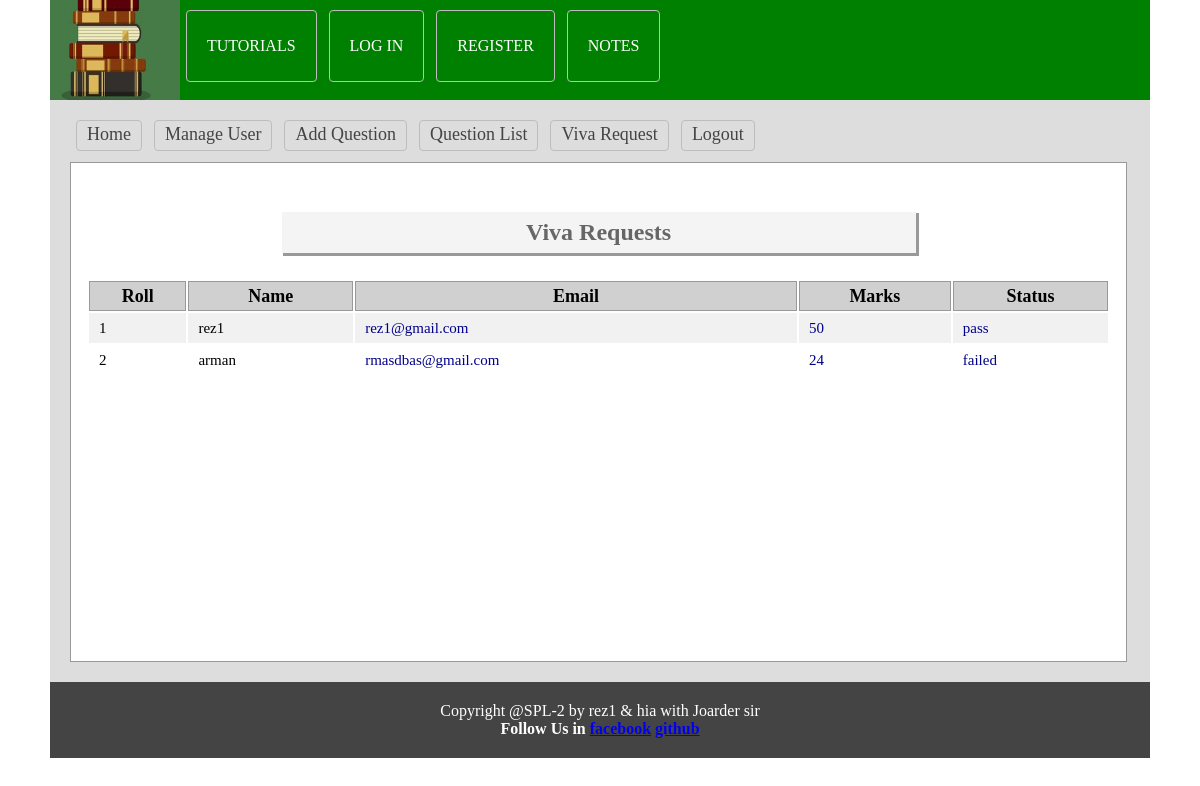
The page /teacher/viva_req.php (signed in) on the database its author committed.
### tables this page shows
CREATE TABLE `tbl_viva` (
  `id` int(200) NOT NULL,
  `name` varchar(2000) NOT NULL,
  `email` varchar(2000) NOT NULL,
  `facebook` varchar(200) NOT NULL,
  `skype` varchar(2000) NOT NULL
);

### lib/Database.php (called while the page is built, shortened)
<?php
Class Database{
	public $host   = DB_HOST;
	public $user   = DB_USER;
	public $pass   = DB_PASS;
	public $dbname = DB_NAME;
	public $link;
	private function connectDB(){
	$this->link = new mysqli($this->host, $this->user, $this->pass, $this->dbname);
 }
	public function select($query){
		$result = $this->link->query($query) or die($this->link->error.__LINE__);
		if($result->num_rows > 0){
			return $result;
		} else {
			return false;
		}
	}
}

### classes/User.php (called while the page is built, shortened)
<?php
$filepath = realpath(dirname(__FILE__));
include_once ($filepath.'/../lib/Database.php');
class User{
    private $db;
    public function __construct(){
        $this->db = new Database();
    }
    public function getAllVivaApplier(){
        $query = "SELECT * FROM tbl_viva";
        $result = $this->db->select($query);
        return $result;
    }
    }
?>

### teacher/viva_req.php (the view)
<?php
$filepath = realpath(dirname(__FILE__));
include_once ($filepath.'/inc/header.php');
include_once ($filepath.'/../classes/User.php');
$usr = new User();
?>
    <div class="main">
        <h1 style="text-align: center; font-size: 24px">Viva Requests</h1>
        <div class="manageuser">
            <table class="tblone">
                <tr>
                    <th>Roll</th>
                    <th>Name</th>
                    <th>Email</th>
                    <th>Marks</th>
                    <th>Status</th>
                </tr>
                <?php
                $userData = $usr->getAllVivaApplier();
                if($userData){
                    $i = 0;
                    while($result = $userData->fetch_assoc()){
                        $i++;
                        ?>
                        <tr>
                            <td> <?php echo $i; ?> </td>
                            <td> <?php echo $result['name']; ?> </td>
                            <td> <a target="_blank" style=" color: darkblue; text-decoration: none;" href="https://<?php echo $result['email']; ?>"><?php echo $result['email']; ?></a> </td>
                            <td> <a target="_blank" style=" color: darkblue; text-decoration: none;" href="https://<?php echo $result['facebook']; ?>"><?php echo $result['facebook']; ?></a> </td>
                            <td> <a target="_blank" style=" color: darkblue; text-decoration: none;" href="https://<?php echo $result['skype']; ?>"><?php echo $result['skype']; ?></a> </td>
                        </tr>
                    <?php } } ?>
            </table>
        </div>
    </div>
<?php include 'inc/footer.php'; ?>

### teacher/css/admin.css (style rules this page uses)
* { margin:0;padding:0;outline:none }
body { font-family:verdana }
.tblone { width:100%;border:1px solid #fff;margin:20px 0 }
.tblone td { font-size: 15px; padding: 5px 10px; }
table.tblone th { background-color: #d0d0d0; border: 1px solid #999; }
table.tblone tr:nth-child(2n+1) { background:#fff;height:30px; }
table.tblone tr:nth-child(2n) { background:#f1f1f1;height:30px; }
.tblone td a { color:#3399FF; }
.main { background: #fff none repeat scroll 0 0; border: 1px solid #999; margin-top: 7px; min-height: 468px; padding: 15px; width: 1025px; }
.main h1 { background: #f4f4f4 none repeat scroll 0 0; box-shadow: 2px 2px 0 1px #999; color: #666; margin: 34px auto 25px; padding: 7px; text-align: center; width: 620px; }

### rows shown on the page
tbl_viva: name "rez1", email "rez1@gmail.com", facebook "50", skype "pass"
tbl_viva: name "arman", email "rmasdbas@gmail.com", facebook "24", skype "failed"
